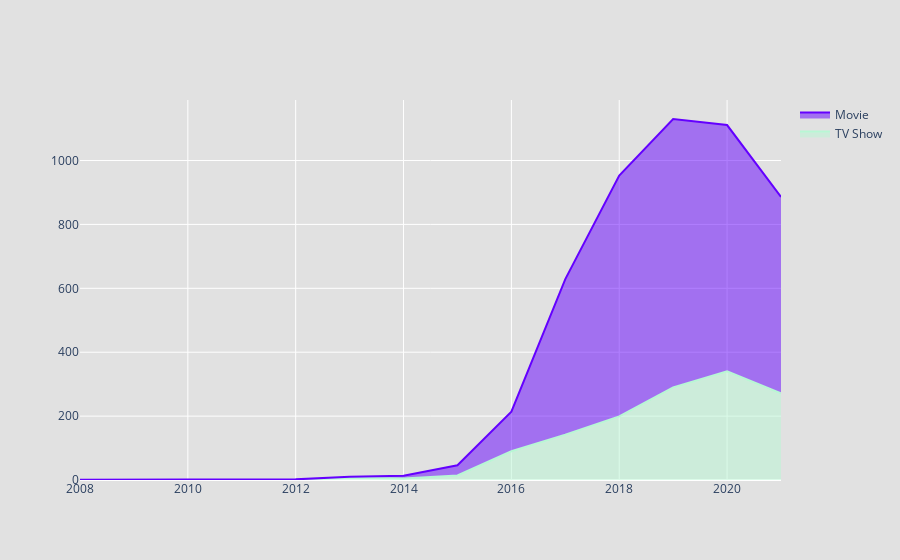
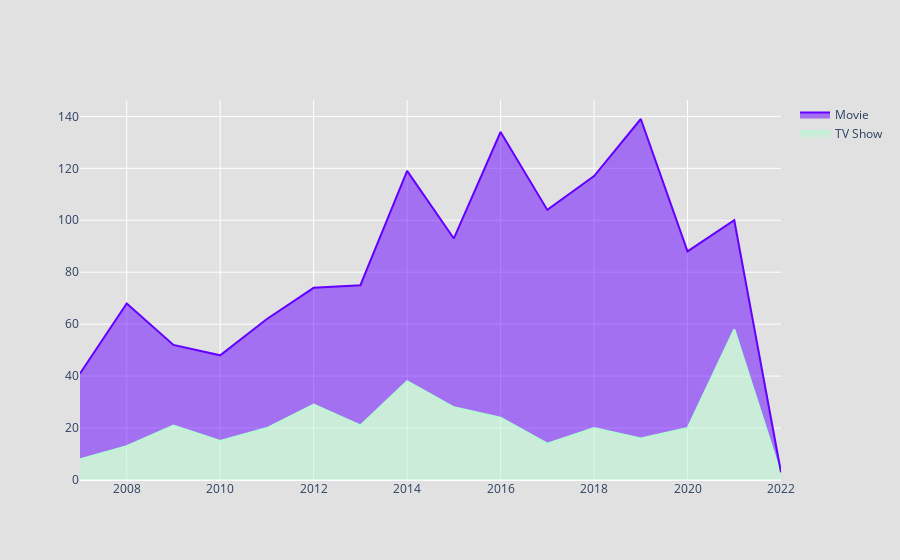

Source (notebook cell) for these figures, in order:
### Code cell
c = ('rgba(184, 247, 212, 1)', 'rgba(100,0,255,1)')

def year_added(df, file):
    fig = go.Figure()
    for i, r in enumerate(df['type'].value_counts().index[::-1]):
        mtv_rel = pd.DataFrame(df[df['type']==r]['year_added'].value_counts().sort_index())
        fig.add_trace(go.Scatter(
            x=mtv_rel.index, y=mtv_rel['year_added'],
            hoverinfo='x+y',
            mode='lines',
            line=dict(width=2, color=c[i]),
            # line_shape='spline', 
            name = r,
            stackgroup='one' # define stack group
        ))

    fig.update_traces( marker=dict(line=dict(width=2)),textfont=dict(family="Helvetica",size=16,color="black"),hoverlabel=dict(font_size=14,font_family="Helvetica"))
    fig.update_layout(paper_bgcolor="#e1e1e1", plot_bgcolor = 'rgba(0, 0, 0, 0)', hoverlabel_bordercolor='black' )
    fig.write_html('visualization/'+ file)
    fig.show()
year_added(dfn, 'seven.html')
year_added(dfa, 'eight.html')

### Figure 1 — Plotly figure (JSON) as saved in the notebook; plotly's stock layout.template omitted (floating-point values rounded to 4 significant figures)
{"data": [{"hoverinfo": "x+y", "hoverlabel": {"font": {"family": "Helvetica", "size": 14}}, "line": {"color": "rgba(184, 247, 212, 1)", "width": 2}, "marker": {"line": {"width": 2}}, "mode": "lines", "name": "TV Show", "stackgroup": "one", "textfont": {"color": "black", "family": "Helvetica", "size": 16}, "type": "scatter", "x": [2012, 2013, 2014, 2015, 2016, 2017, 2018, 2019, 2020, 2021], "y": [1, 7, 5, 14, 90, 142, 199, 290, 340, 271]}, {"hoverinfo": "x+y", "hoverlabel": {"font": {"family": "Helvetica", "size": 14}}, "line": {"color": "rgba(100,0,255,1)", "width": 2}, "marker": {"line": {"width": 2}}, "mode": "lines", "name": "Movie", "stackgroup": "one", "textfont": {"color": "black", "family": "Helvetica", "size": 16}, "type": "scatter", "x": [2008, 2009, 2010, 2011, 2012, 2013, 2014, 2015, 2016, 2017, 2018, 2019, 2020, 2021], "y": [1, 1, 1, 1, 1, 3, 8, 32, 124, 487, 754, 840, 771, 615]}], "layout": {"hoverlabel": {"bordercolor": "black"}, "paper_bgcolor": "#e1e1e1", "plot_bgcolor": "rgba(0, 0, 0, 0)"}}

### Figure 2 — Plotly figure (JSON) as saved in the notebook; plotly's stock layout.template omitted (floating-point values rounded to 4 significant figures)
{"data": [{"hoverinfo": "x+y", "hoverlabel": {"font": {"family": "Helvetica", "size": 14}}, "line": {"color": "rgba(184, 247, 212, 1)", "width": 2}, "marker": {"line": {"width": 2}}, "mode": "lines", "name": "TV Show", "stackgroup": "one", "textfont": {"color": "black", "family": "Helvetica", "size": 16}, "type": "scatter", "x": [2007, 2008, 2009, 2010, 2011, 2012, 2013, 2014, 2015, 2016, 2017, 2018, 2019, 2020, 2021, 2022], "y": [8, 13, 21, 15, 20, 29, 21, 38, 28, 24, 14, 20, 16, 20, 58, 2]}, {"hoverinfo": "x+y", "hoverlabel": {"font": {"family": "Helvetica", "size": 14}}, "line": {"color": "rgba(100,0,255,1)", "width": 2}, "marker": {"line": {"width": 2}}, "mode": "lines", "name": "Movie", "stackgroup": "one", "textfont": {"color": "black", "family": "Helvetica", "size": 16}, "type": "scatter", "x": [2007, 2008, 2009, 2010, 2011, 2012, 2013, 2014, 2015, 2016, 2017, 2018, 2019, 2020, 2021, 2022], "y": [33, 55, 31, 33, 42, 45, 54, 81, 65, 110, 90, 97, 123, 68, 42, 1]}], "layout": {"hoverlabel": {"bordercolor": "black"}, "paper_bgcolor": "#e1e1e1", "plot_bgcolor": "rgba(0, 0, 0, 0)"}}
